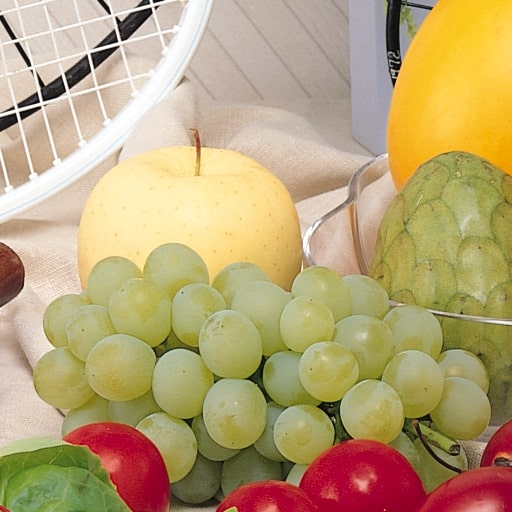
#> input picture 20701014_Q18/20701014_Q18_input.jpg, 512 x 512 px, found by its file name
$ python 20701014_Q18.py
#> lines starting #> are read from the running program, lines starting #| are printed output that depends on the picture
from PIL import Image
import numpy as np

def preprocess_image(image_path):
#> called with image_path = '20701014_Q18/20701014_Q18_input.jpg'
    try:
        image = Image.open(image_path)
#> image is the input picture: PIL image 512x512 RGB; mean R, G, B 185.3, 163.3, 118.3
        image_array = np.array(image)

        # Check if image is already grayscale (2D) or color (3D)
        if len(image_array.shape) == 2:
            return image_array
        elif len(image_array.shape) == 3:
            # Convert RGB to Grayscale using the formula: Y = 0.299R + 0.587G + 0.114B
            height, width = image_array.shape[:2]
#> height = 512; width = 512
            image_gray_array = np.zeros((height, width), dtype=np.uint8)
            for i in range(height):
                for j in range(width):
                    r = image_array[i, j, 0]
                    g = image_array[i, j, 1]
                    b = image_array[i, j, 2]
                    image_gray_array[i, j] = int(0.299 * r + 0.587 * g + 0.114 * b)
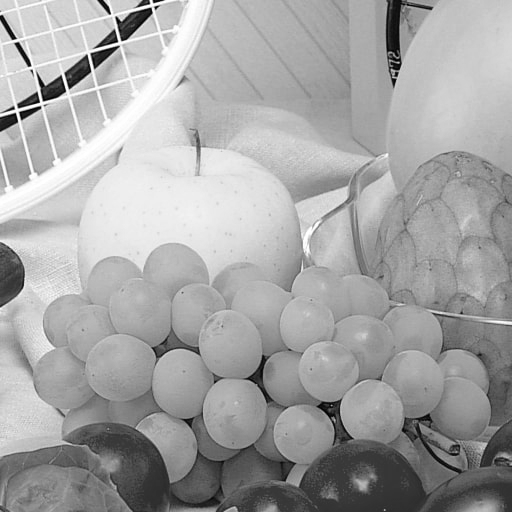
#> image_gray_array: shape (512, 512); min 0, max 255, mean 164.2
            return image_gray_array
    except Exception as e:
        print(f"Error processing image: {e}")
        return None

def add_constant(image, value):
#> called with value = 50
    if len(image.shape) != 2:
        raise ValueError("Image must be grayscale (2D)")
    height, width = image.shape
#> height = 512; width = 512
    result = np.zeros((height, width), dtype=np.uint8)
    for i in range(height):
        for j in range(width):
            result[i, j] = min(255, max(0, int(image[i, j]) + value))
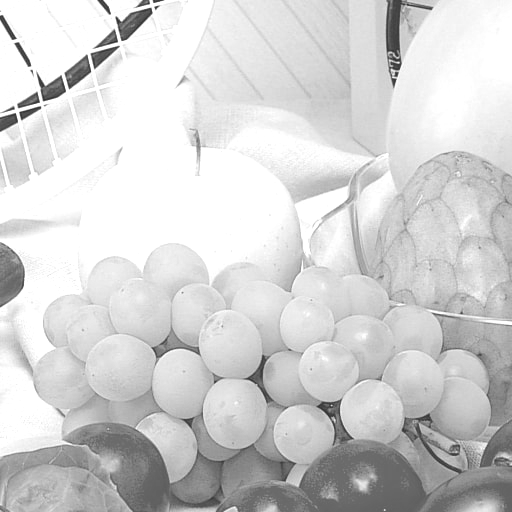
#> result: shape (512, 512); min 50, max 255, mean 210.1
    return result

def subtract_constant(image, value):
#> called with value = 50
    if len(image.shape) != 2:
        raise ValueError("Image must be grayscale (2D)")
    height, width = image.shape
#> height = 512; width = 512
    result = np.zeros((height, width), dtype=np.uint8)
    for i in range(height):
        for j in range(width):
            result[i, j] = min(255, max(0, int(image[i, j]) - value))
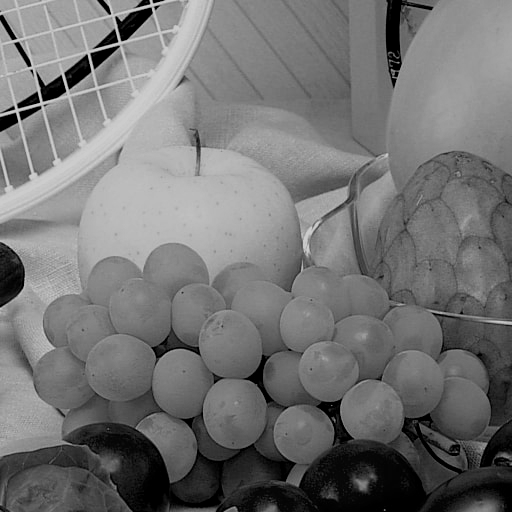
#> result: shape (512, 512); min 0, max 205, mean 114.6
    return result

def multiply_constant(image, scalar):
#> called with scalar = 1.5
    if len(image.shape) != 2:
        raise ValueError("Image must be grayscale (2D)")
    height, width = image.shape
#> height = 512; width = 512
    result = np.zeros((height, width), dtype=np.uint8)
    for i in range(height):
        for j in range(width):
            result[i, j] = min(255, max(0, int(image[i, j] * scalar)))
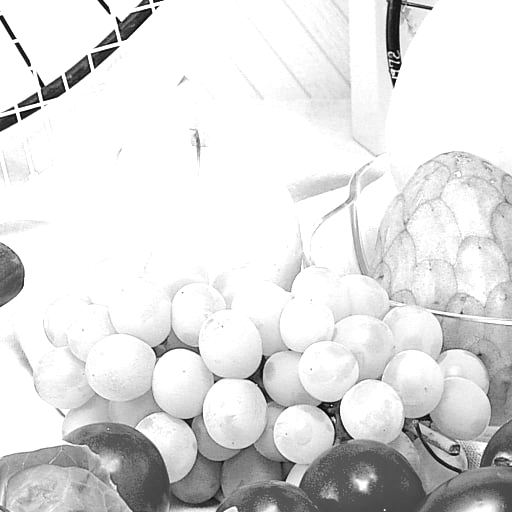
#> result: shape (512, 512); min 0, max 255, mean 222.4
    return result

image_path = '20701014_Q18/20701014_Q18_input.jpg'
preprocessed_image = preprocess_image(image_path)
if preprocessed_image is not None:
    added = add_constant(preprocessed_image, 50)         # Addition: increases brightness
    subtracted = subtract_constant(preprocessed_image, 50)  # Subtraction: decreases brightness
    multiplied = multiply_constant(preprocessed_image, 1.5)  # Multiplication: scales intensity

    # Create collage: original | added | subtracted | multiplied
    height, width = preprocessed_image.shape
#> height = 512; width = 512
    collage = np.zeros((height, width * 4), dtype=np.uint8)
    collage[:, :width] = preprocessed_image
    collage[:, width:width * 2] = added
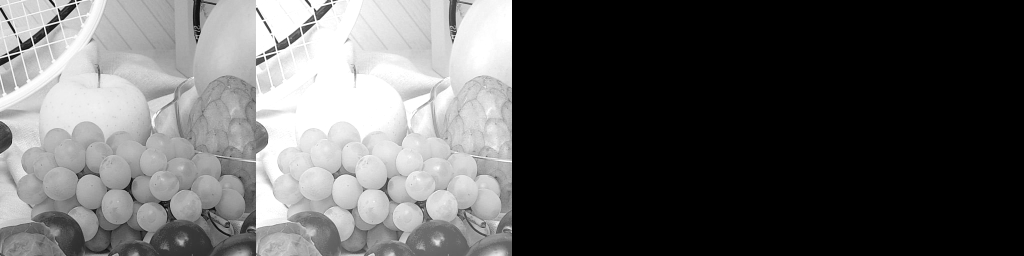
#> collage: shape (512, 2048) (shown at 1/2 size); min 0, max 255, mean 93.6
    collage[:, width * 2:width * 3] = subtracted
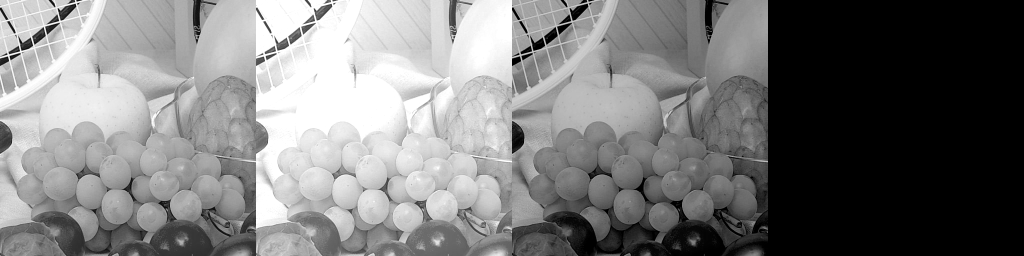
#> collage: shape (512, 2048) (shown at 1/2 size); min 0, max 255, mean 122.2
    collage[:, width * 3:] = multiplied
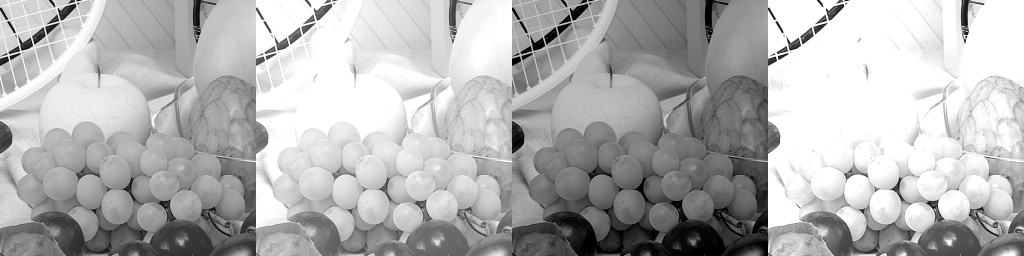
#> collage: shape (512, 2048) (shown at 1/2 size); min 0, max 255, mean 177.8

    collage_pil = Image.fromarray(collage)
    collage_pil.save('20701014_Q18/20701014_Q18_output.jpg')
